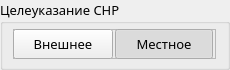
   <widget class="QGroupBox" name="groupBoxCY">
    <property name="geometry">
     <rect>
      <x>1530</x>
      <y>780</y>
      <width>230</width>
      <height>70</height>
     </rect>
    </property>
    <property name="font">
     <font>
      <family>Noto Sans</family>
      <pointsize>10</pointsize>
     </font>
    </property>
    <property name="accessibleDescription">
     <string>G</string>
    </property>
    <property name="styleSheet">
     <string notr="true"/>
    </property>
    <property name="title">
     <string>Целеуказание СНР</string>
    </property>
    <widget class="QFrame" name="frame_3">
     <property name="geometry">
      <rect>
       <x>13</x>
       <y>29</y>
       <width>203</width>
       <height>30</height>
      </rect>
     </property>
     <property name="accessibleDescription">
      <string>RadioGroup</string>
     </property>
     <property name="styleSheet">
      <string notr="true"/>
     </property>
     <property name="frameShape">
      <enum>QFrame::StyledPanel</enum>
     </property>
     <property name="frameShadow">
      <enum>QFrame::Raised</enum>
     </property>
     <widget class="QPushButton" name="pushButtonVneshneeCY">
      <property name="enabled">
       <bool>true</bool>
      </property>
      <property name="geometry">
       <rect>
        <x>0</x>
        <y>0</y>
        <width>100</width>
        <height>30</height>
       </rect>
      </property>
      <property name="font">
       <font>
        <family>Ubuntu</family>
        <pointsize>10</pointsize>
        <weight>50</weight>
        <bold>false</bold>
        <stylestrategy>PreferAntialias</stylestrategy>
       </font>
      </property>
      <property name="cursor">
       <cursorShape>PointingHandCursor</cursorShape>
      </property>
      <property name="focusPolicy">
       <enum>Qt::NoFocus</enum>
      </property>
      <property name="accessibleDescription">
       <string>L</string>
      </property>
      <property name="layoutDirection">
       <enum>Qt::RightToLeft</enum>
      </property>
      <property name="styleSheet">
       <string notr="true"/>
      </property>
      <property name="text">
       <string>Внешнее</string>
      </property>
      <property name="icon">
       <iconset resource="resgui.qrc">
        <normaloff>:/rb2/resgui/radioBtn2/radioOff.png</normaloff>
        <normalon>:/rb2/resgui/radioBtn2/radioOn.png</normalon>
        <disabledoff>:/rb2/resgui/radioBtn2/radioOn17_41disOff.png</disabledoff>
        <disabledon>:/rb2/resgui/radioBtn2/radioOn17_41dis.png</disabledon>:/rb2/resgui/radioBtn2/radioOff.png</iconset>
      </property>
      <property name="iconSize">
       <size>
        <width>17</width>
        <height>17</height>
       </size>
      </property>
      <property name="checkable">
       <bool>true</bool>
      </property>
      <property name="checked">
       <bool>false</bool>
      </property>
      <property name="autoExclusive">
       <bool>true</bool>
      </property>
      <property name="flat">
       <bool>false</bool>
      </property>
     </widget>
     <widget class="QPushButton" name="pushButtonMestnoeCY">
      <property name="enabled">
       <bool>true</bool>
      </property>
      <property name="geometry">
       <rect>
        <x>102</x>
        <y>0</y>
        <width>98</width>
        <height>30</height>
       </rect>
      </property>
      <property name="font">
       <font>
        <family>Ubuntu</family>
        <pointsize>10</pointsize>
        <weight>50</weight>
        <bold>false</bold>
        <stylestrategy>PreferAntialias</stylestrategy>
       </font>
      </property>
      <property name="cursor">
       <cursorShape>PointingHandCursor</cursorShape>
      </property>
      <property name="focusPolicy">
       <enum>Qt::NoFocus</enum>
      </property>
      <property name="accessibleDescription">
       <string>R</string>
      </property>
      <property name="styleSheet">
       <string notr="true"/>
      </property>
      <property name="text">
       <string>Местное</string>
      </property>
      <property name="icon">
       <iconset resource="resgui.qrc">
        <normaloff>:/rb2/resgui/radioBtn2/radioOff.png</normaloff>
        <normalon>:/rb2/resgui/radioBtn2/radioOn.png</normalon>
        <disabledoff>:/rb2/resgui/radioBtn2/radioOn17_41disOff.png</disabledoff>
        <disabledon>:/rb2/resgui/radioBtn2/radioOn17_41dis.png</disabledon>:/rb2/resgui/radioBtn2/radioOff.png</iconset>
      </property>
      <property name="iconSize">
       <size>
        <width>17</width>
        <height>17</height>
       </size>
      </property>
      <property name="checkable">
       <bool>true</bool>
      </property>
      <property name="checked">
       <bool>true</bool>
      </property>
      <property name="autoExclusive">
       <bool>true</bool>
      </property>
      <property name="flat">
       <bool>false</bool>
      </property>
     </widget>
    </widget>
   </widget>
